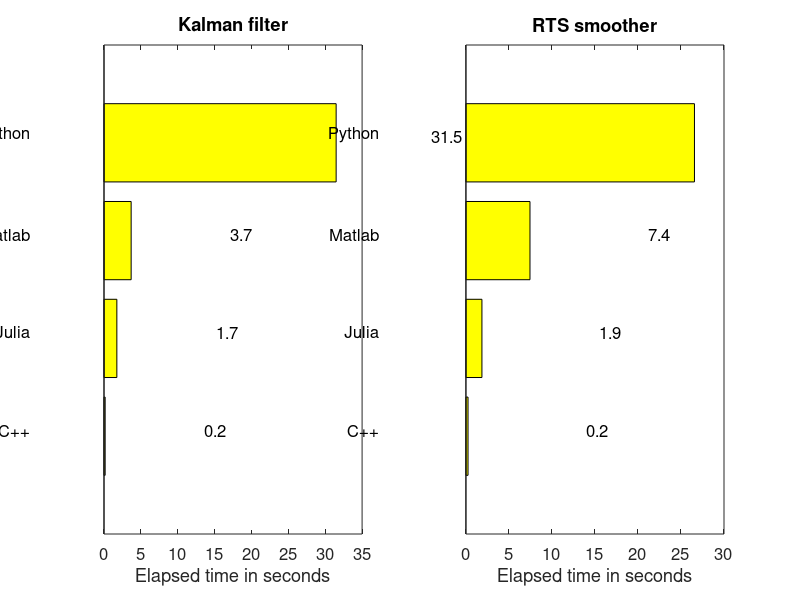

MATLAB code to generate this figure:



%names = {'C++','Java','Julia','Matlab','Octave','Python'};
%f_times = [0.256905 1.699 4.287048136 13.968916 60.6021 123.842566967];
%s_times = [0.490346 1.543 4.710070576 21.610301 87.7424 103.221923113];

names = {'C++','Julia','Matlab','Python'};
f_times = [0.157409 1.743044833 3.683195 31.48172116279602];
s_times = [0.247047 1.862426958 7.447597 26.56629204750061];


clf;

for i=1:2
    subplot(1,2,i);
    
    x = 1:length(names);
    if i == 1
        y = f_times;
        titl = 'Kalman filter';
    else
        y = s_times;
        titl = 'RTS smoother';
    end

    h = barh(x,y) ; % create bar
    set(h,'FaceColor',[1 1 0]);
    set(gca,'FontSize',12)

    th = [];
    lbl = [];
    for i=1:numel(y), % create annotations
      % store the handles for later use
      th(i) = text(y(i)+15,x(i),sprintf('%.1f',y(i))) ;
      lbl(i) = text(-10,x(i),names{i}) ;
    end
    set(gca,'YTick',[])
    
    xlabel('Elapsed time in seconds');

    % center all annotations at once using the handles
    set(th,'horizontalalignment','center', ...
    'verticalalignment','bottom','FontSize',12) ; 

    set(lbl,'horizontalalignment','right', ...
    'verticalalignment','bottom','FontSize',12) ; 

    title(titl);
end

rel_tot = f_times + s_times;
rel_tot = rel_tot / rel_tot(1);

for i=1:length(names)
    fprintf('%-7s ',names{i});
    if i < length(names)
        fprintf('& ');
    else
        fprintf('\\\\ \n');
    end
end

for i=1:length(names)
    fprintf('%-7d ',round(rel_tot(i)));
    if i < length(names)
        fprintf('& ');
    else
        fprintf('\\\\ \n');
    end
end

print -dpng -r300 times_2023;
